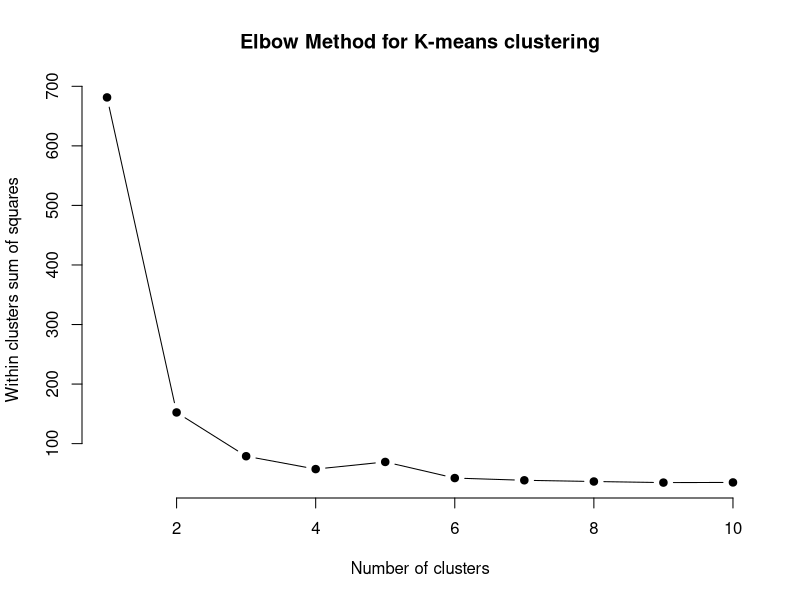

This figure's R source:
## ---- chunk 1
# From the given 'Iris' dataset, predict the optimum number of clusters and
# represent it visually.
# Use R or Python or perform this task

# KHUSHI SANWAL

# TASK - 2

# Load the built-in Iris dataset

data(iris)

# Remove the Species column as we only need the numerical features for clustering

iris_features <- iris[, -5]

# Compute within-cluster sum of squares for different numbers of clusters

wss <- numeric(10)
for (i in 1:10) {
  kmeans_result <- try(kmeans(iris_features, centers = i), silent = TRUE)
  if (!inherits(kmeans_result, "try-error")) {
    wss[i] <- sum(kmeans_result$withinss)
  }
}

# Plot the elbow method graph

plot(1:10, wss, type = "b", pch = 19, frame = FALSE, 
     xlab = "Number of clusters",
     ylab = "Within clusters sum of squares",
     main = "Elbow Method for K-means clustering")
